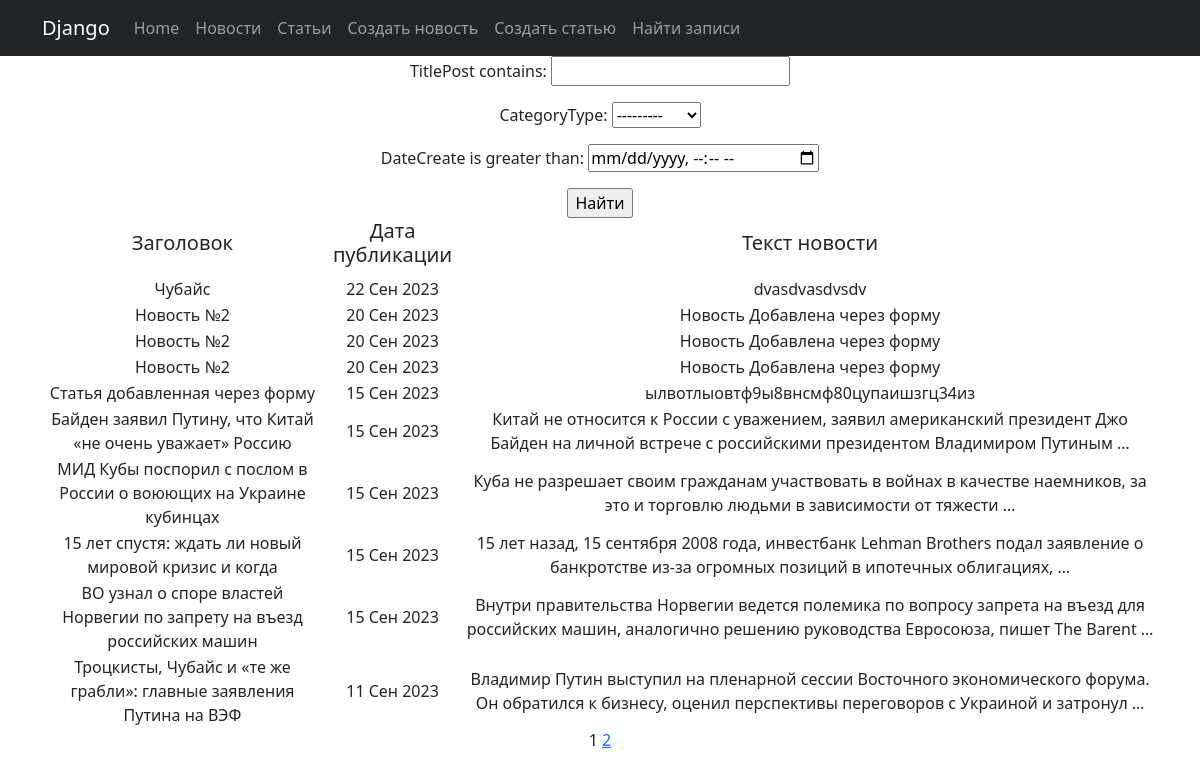
Page /news/search_post on the committed database.
### news/models.py (models this page shows, shortened)
class Post(models.Model):
    author = models.ForeignKey(Author, on_delete=models.CASCADE)
    NEWS = 'NW'
    ARTICLE = 'AR'
    CHOICE_CATEGORY = [
        (NEWS, 'Новости'),
        (ARTICLE, 'Статья')
    ]
    categoryType = models.CharField(
        max_length=2, choices=CHOICE_CATEGORY, default=ARTICLE)
    dateCreate = models.DateTimeField(auto_now_add=True)
    postCategory = models.ManyToManyField(Category, through='PostCategory')
    titlePost = models.CharField(max_length=128)
    textPost = models.TextField()
    rating = models.IntegerField(default=0)
    class Meta:
        verbose_name = 'Статья'
        verbose_name_plural = 'Статьи'
        ordering = ('-dateCreate',)

### news/views.py (the view)
# urls.py: path('search_post', SearchNews.as_view(), name='search_post'),
class SearchNews(ListView):
    model = Post
    template_name = 'news/search_post.html'
    context_object_name = 'filter_list'
    paginate_by = 10
    def get_queryset(self) -> QuerySet[Any]:
        queryset = super().get_queryset()
        self.filterset = PostFilter(self.request.GET, queryset)
        return self.filterset.qs
    def get_context_data(self, **kwargs: Any) -> dict[str, Any]:
        context = super().get_context_data(**kwargs)
        context['filterset'] = self.filterset
        return context

### news/templatetags/custom_tags.py (called while the page is built)
@register.simple_tag(takes_context=True)
def url_replace(context, **kwargs):
    d  = context['request'].GET.copy()
    for k, v in kwargs.items():
        d[k]=v
    return d.urlencode()

### templates/news/search_post.html (shortened to what this page needs)
{% extends 'news/default.html' %}
{% load censor_filters %}
{% load custom_tags %}
{% block content %}
    <form action="" method="get">
        {{ filterset.form.as_p }}
        <input type="submit" value="Найти">
    </form>
    {% if filter_list %}
        <table>
            <tr>
                <td><h5>Заголовок</h5></td>
                <td><h5>Дата публикации</h5></td>
                <td><h5>Текст новости</h5></td>
            </tr>
            {% for post in filter_list %}
                <tr>
                    <td>{{ post.titlePost }}</td>
                    <td>{{ post.dateCreate|date:'d M Y' }}</td>
                    <td>{{ post.textPost|truncatewords:20}}</td>
                </tr>
            {% endfor %}
        </table>
    {% else %}
        <h2>Новостей нет</h2>
    {% endif %}
    {{ page_obj.number }}
    {% if page_obj.has_next %}
        <a href="?{% url_replace page=page_obj.next_page_number %}">{{ page_obj.next_page_number }}</a>
    {% endif %}
{% endblock %}

### rows in the picture
Post: titlePost "Чубайс", dateCreate "22 Сен 2023", textPost "dvasdvasdvsdv"
Post: titlePost "Новость №2", dateCreate "20 Сен 2023", textPost "Новость Добавлена через форму"
Post: titlePost "Новость №2", dateCreate "20 Сен 2023", textPost "Новость Добавлена через форму"
Post: titlePost "Новость №2", dateCreate "20 Сен 2023", textPost "Новость Добавлена через форму"
Post: titlePost "Статья добавленная через форму", dateCreate "15 Сен 2023", textPost "ылвотлыовтф9ы8внсмф80цупаишзгц34из"
Post: titlePost "Байден заявил Путину, что Китай «не очень уважает» Россию", dateCreate "15 Сен 2023", textPost "Китай не относится к России с уважением, заявил американский президент Джо Байден на личной встрече с российскими президентом Владимиром Путиным …"
Post: titlePost "МИД Кубы поспорил с послом в России о воюющих на Украине кубинцах", dateCreate "15 Сен 2023", textPost "Куба не разрешает своим гражданам участвовать в войнах в качестве наемников, за это и торговлю людьми в зависимости от тяжести …"
Post: titlePost "15 лет спустя: ждать ли новый мировой кризис и когда", dateCreate "15 Сен 2023", textPost "15 лет назад, 15 сентября 2008 года, инвестбанк Lehman Brothers подал заявление о банкротстве из-за огромных позиций в ипотечных облигациях, …"
Post: titlePost "BO узнал о споре властей Норвегии по запрету на въезд российских машин", dateCreate "15 Сен 2023", textPost "Внутри правительства Норвегии ведется полемика по вопросу запрета на въезд для российских машин, аналогично решению руководства Евросоюза, пишет The Barent …"
Post: titlePost "Троцкисты, Чубайс и «те же грабли»: главные заявления Путина на ВЭФ", dateCreate "11 Сен 2023", textPost "Владимир Путин выступил на пленарной сессии Восточного экономического форума. Он обратился к бизнесу, оценил перспективы переговоров с Украиной и затронул …"

### other values in the picture
{{ page_obj.number }} "1"
{{ page_obj.next_page_number }} "2"
